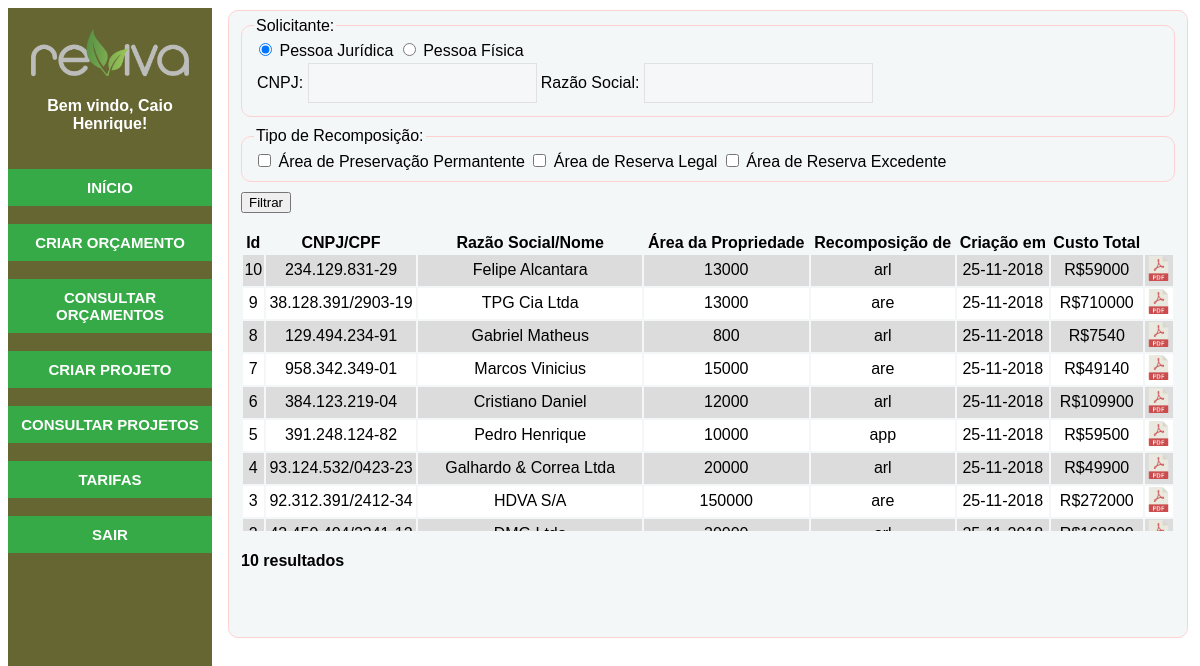
The app's page /Esqueleto.php?pg=form_consultar_orcamento.php (signed in) with its own data.
### tables this page shows
CREATE TABLE `orcamentos` (
  `id` int(11) NOT NULL,
  `id_usuario` int(11) DEFAULT NULL,
  `tipo_solicitante` varchar(2) DEFAULT NULL,
  `solicitante` varchar(18) DEFAULT NULL,
  `tipo_recomposicao` varchar(3) DEFAULT NULL,
  `area_propriedade` varchar(12) DEFAULT NULL,
  `area_rl` varchar(12) DEFAULT NULL,
  `area_re` varchar(12) DEFAULT NULL,
  `area_app` varchar(12) DEFAULT NULL,
  `l_rio` varchar(12) DEFAULT NULL,
  `custo_fixo` varchar(20) DEFAULT NULL,
  `terrap_a_cult` varchar(2) DEFAULT NULL,
  `terraceamento` varchar(2) DEFAULT NULL,
  `isol_a` varchar(2) DEFAULT NULL,
  `rocada_previa` varchar(2) DEFAULT NULL,
  `comb_form` varchar(2) DEFAULT NULL,
  `medicao` varchar(2) DEFAULT NULL,
  `marcacao` varchar(2) DEFAULT NULL,
  `coroamento` varchar(2) DEFAULT NULL,
  `coveamento` varchar(2) DEFAULT NULL,
  `fecha_covas` varchar(2) DEFAULT NULL,
  `adubacao` varchar(2) DEFAULT NULL,
  `plantio_mudas` varchar(2) DEFAULT NULL,
  `irrigacao` varchar(2) DEFAULT NULL,
  `pos_irrigacao` varchar(2) DEFAULT NULL,
  `replantio` varchar(2) DEFAULT NULL,
  `capina` varchar(2) DEFAULT NULL,
  `pos_rocada` varchar(2) DEFAULT NULL,
  `p_adubacao` varchar(2) DEFAULT NULL,
  `construcao` varchar(2) DEFAULT NULL,
  `val_terrap_a_cult` varchar(20) DEFAULT NULL,
  `val_terraceamento` varchar(20) DEFAULT NULL,
  `val_isol_a` varchar(20) DEFAULT NULL,
  `val_rocada_previa` varchar(20) DEFAULT NULL,
  `val_comb_form` varchar(20) DEFAULT NULL,
  `val_medicao` varchar(20) DEFAULT NULL,
  `val_marcacao` varchar(20) DEFAULT NULL,
  `val_coroamento` varchar(20) DEFAULT NULL,
  `val_coveamento` varchar(20) DEFAULT NULL,
  `val_fecha_covas` varchar(20) DEFAULT NULL,
  `val_adubacao` varchar(20) DEFAULT NULL,
  `val_plantio_mudas` varchar(20) DEFAULT NULL,
  `val_irrigacao` varchar(20) DEFAULT NULL,
  `val_pos_irrigacao` varchar(20) DEFAULT NULL,
  `val_replantio` varchar(20) DEFAULT NULL,
  `val_capina` varchar(20) DEFAULT NULL,
  `val_pos_rocada` varchar(20) DEFAULT NULL,
  `val_p_adubacao` varchar(20) DEFAULT NULL,
  `val_construcao` varchar(20) DEFAULT NULL,
  `validade` varchar(10) DEFAULT NULL,
  `data_criacao` varchar(10) DEFAULT NULL,
  `total` varchar(23) DEFAULT NULL
);

CREATE TABLE `pf` (
  `cpf` varchar(14) NOT NULL,
  `nome_pf` varchar(45) DEFAULT NULL,
  `tel` varchar(13) DEFAULT NULL,
  `cel` varchar(14) DEFAULT NULL,
  `email` varchar(50) DEFAULT NULL,
  `obs` varchar(300) DEFAULT NULL
);

CREATE TABLE `pj` (
  `cnpj` varchar(18) NOT NULL,
  `nome_pj` varchar(45) DEFAULT NULL,
  `razao_social` varchar(45) DEFAULT NULL,
  `ie` varchar(20) DEFAULT NULL,
  `tel` varchar(13) DEFAULT NULL,
  `cel` varchar(14) DEFAULT NULL,
  `email` varchar(50) DEFAULT NULL,
  `obs` varchar(300) DEFAULT NULL
);

### filtro_consultar_orcamento.php (the view, shortened to what this page needs)
<?php
include("conexao.php");
$query_select = "SELECT * FROM orcamentos ";
$query_select .="LEFT JOIN pf ON orcamentos.solicitante=pf.cpf ";
$query_select .="LEFT JOIN pj ON orcamentos.solicitante=pj.cnpj ";
$query_select .="where id_usuario=\"".$_SESSION['id']."\"";
$query_select.=" order by id DESC";
$select = mysqli_query($connect,$query_select);
?>
<div class="rolagem">
<table class="w100">
	<tr>
		<th>Id</th>
		<th>CNPJ/CPF</th>
		<th>Raz&atildeo Social/Nome</th>
		<th>&Aacuterea da Propriedade</th>
		<th>Recomposi&ccedil&atildeo de</th>
		<th>Cria&ccedil&atildeo em</th>
		<th>Custo Total</th>
		<th></th>
	</tr>
<?php
$cont=0;
while($tbl=mysqli_fetch_assoc($select)) {
	$cont++	;
	if ($cont%2==1){
		echo '<tr class="escuro">';
	}else{
		echo '<tr class="claro">';
	}
	echo '<td>'.$tbl['id'].'</td><td>'.$tbl['solicitante'].'</td>';
	if (isset($tbl["tipo_solicitante"])){
		if ($tbl["tipo_solicitante"]=="pf") {
			echo '<td>'.$tbl['nome_pf']."</td>";
		}else{
		echo '<td>'.$tbl['razao_social']."</td>";
		}
	}
?>
		<td><?=$tbl['area_propriedade']?></td>
		<td><?=$tbl['tipo_recomposicao']?></td>
		<td><?=$tbl['data_criacao']?></td>
		<td><?=$tbl['total']?></td>
		<td><a href="exibe_orcamento.php?id_orc=<?=$tbl['id']?>" target="_blank">
		<img src="pdf_logo.png" style="width:25px; "></a></tr>
<?php
}
?>
</table>
</div>
<h4><?=$cont?> resultados </h4><br><br>

### cabecalho.php (style rules this page uses)
html { font-family: Arial, Helvetica, sans-serif; }
table { cellspacing: "10"; }
.rolagem { height:300px; width: 100%; overflow-y: auto; }
.w100 { width:100%; text-align:center; }
.escuro { background: #DCDCDC; }
.claro { background: #ffffff ; }
a { display:inline-block; text-decoration: none; color:#666; }

### records on screen
orcamentos: id "10", solicitante "234.129.831-29", pf.nome_pf "Felipe Alcantara", area_propriedade "13000", tipo_recomposicao "arl", data_criacao "25-11-2018", total "R$59000"
orcamentos: id "9", solicitante "38.128.391/2903-19", pj.razao_social "TPG Cia Ltda", area_propriedade "13000", tipo_recomposicao "are", data_criacao "25-11-2018", total "R$710000"
orcamentos: id "8", solicitante "129.494.234-91", pf.nome_pf "Gabriel Matheus", area_propriedade "800", tipo_recomposicao "arl", data_criacao "25-11-2018", total "R$7540"
orcamentos: id "7", solicitante "958.342.349-01", pf.nome_pf "Marcos Vinicius", area_propriedade "15000", tipo_recomposicao "are", data_criacao "25-11-2018", total "R$49140"
orcamentos: id "6", solicitante "384.123.219-04", pf.nome_pf "Cristiano Daniel", area_propriedade "12000", tipo_recomposicao "arl", data_criacao "25-11-2018", total "R$109900"
orcamentos: id "5", solicitante "391.248.124-82", pf.nome_pf "Pedro Henrique", area_propriedade "10000", tipo_recomposicao "app", data_criacao "25-11-2018", total "R$59500"
orcamentos: id "4", solicitante "93.124.532/0423-23", pj.razao_social "Galhardo & Correa Ltda", area_propriedade "20000", tipo_recomposicao "arl", data_criacao "25-11-2018", total "R$49900"
orcamentos: id "3", solicitante "92.312.391/2412-34", pj.razao_social "HDVA S/A", area_propriedade "150000", tipo_recomposicao "are", data_criacao "25-11-2018", total "R$272000"

### other values on screen
$_SESSION['nome'] "Caio Henrique"
$cont "10"
